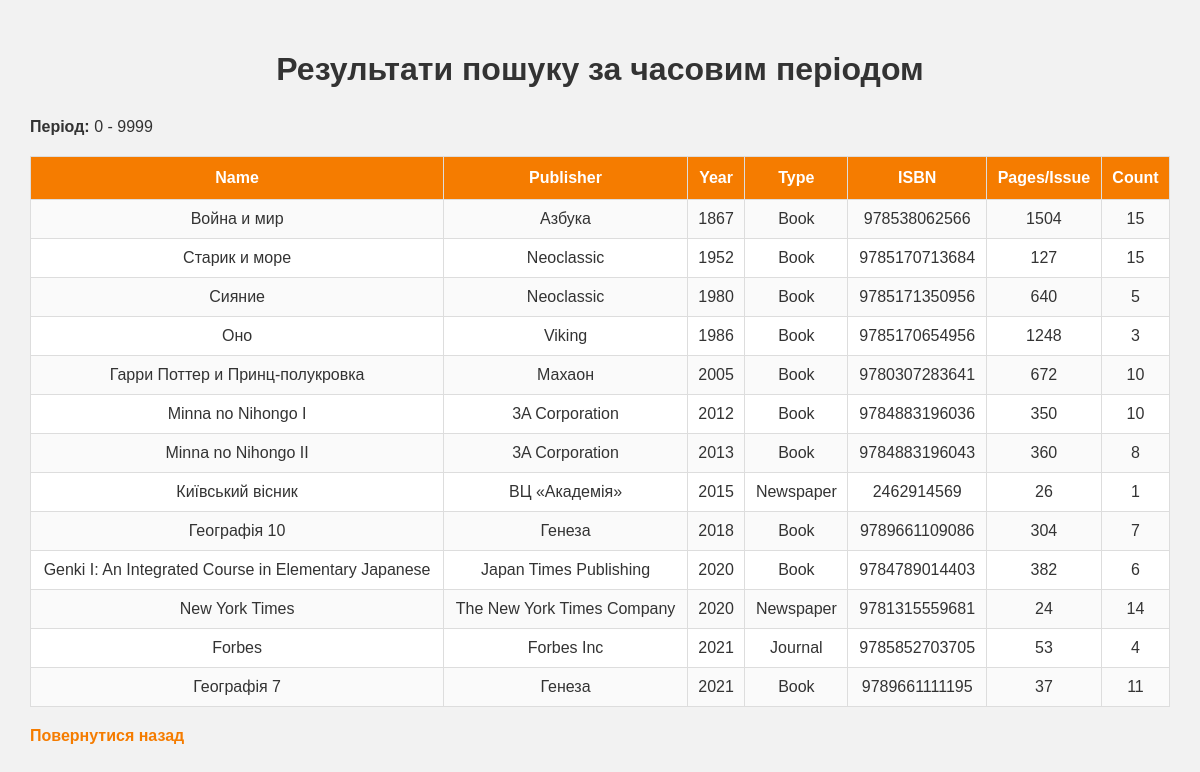
The app's page /period.php with its own data.
### tables this page shows
CREATE TABLE `literature` (
  `Id` int NOT NULL,
  `NAME` varchar(60) NOT NULL,
  `DAT` datetime DEFAULT NULL,
  `YEAR` int DEFAULT NULL,
  `PUBLISHER` varchar(60) DEFAULT NULL,
  `QUANTITY` int DEFAULT NULL,
  `ISBN` bigint UNSIGNED DEFAULT NULL,
  `NUMBER` int DEFAULT NULL,
  `LITERATE` varchar(60) DEFAULT NULL,
  `FID_RES` int DEFAULT NULL
);

### period.php (the view, shortened to what this page needs)
<?php
require_once 'db.php';
$yearFrom = $_GET['year_from'] ?? 0;
$yearTo   = $_GET['year_to'] ?? 9999;
$sql = "SELECT NAME, PUBLISHER, YEAR, LITERATE, ISBN, NUMBER, QUANTITY
        FROM literature
        WHERE YEAR BETWEEN :year_from AND :year_to
          AND LITERATE IN ('Book', 'Journal', 'Newspaper')
        ORDER BY YEAR, NAME";
$stmt = $pdo->prepare($sql);
$stmt->bindValue(':year_from', $yearFrom, PDO::PARAM_INT);
$stmt->bindValue(':year_to', $yearTo, PDO::PARAM_INT);
$stmt->execute();
$rows = $stmt->fetchAll();
?>
<!DOCTYPE html>
<html lang="uk">
<head>
    <link rel="stylesheet" href="style.css">
</head>
<body>
    <h1>Результати пошуку за часовим періодом</h1>
    <p><b>Період:</b> <?= htmlspecialchars($yearFrom) ?> - <?= htmlspecialchars($yearTo) ?></p>
    <?php if ($rows): ?>
        <table>
            <tr>
                <th>Name</th>
                <th>Publisher</th>
                <th>Year</th>
                <th>Type</th>
                <th>ISBN</th>
                <th>Pages/Issue</th>
                <th>Count</th>
            </tr>
            <?php foreach ($rows as $row): ?>
                <tr>
                    <td><?= htmlspecialchars($row['NAME']) ?></td>
                    <td><?= htmlspecialchars($row['PUBLISHER']) ?></td>
                    <td><?= htmlspecialchars($row['YEAR']) ?></td>
                    <td><?= htmlspecialchars($row['LITERATE']) ?></td>
                    <td><?= htmlspecialchars($row['ISBN']) ?></td>
                    <td><?= htmlspecialchars($row['NUMBER']) ?></td>
                    <td><?= htmlspecialchars($row['QUANTITY']) ?></td>
                </tr>
            <?php endforeach; ?>
        </table>
    <?php else: ?>
        <p>Нічого не знайдено.</p>
    <?php endif; ?>
    <p><a href="index.php">Повернутися назад</a></p>
</body>
</html>

### style.css (style rules this page uses)
body { font-family: Arial, sans-serif; background: #f2f2f2; margin: 0; padding: 30px; color: #333; }
h1 { text-align: center; color: #333; margin-bottom: 30px; }
p { margin: 10px 0 20px; }
table { width: 100%; max-width: 1200px; margin: 20px auto; border-collapse: collapse; background: #ffffff; border: 1px solid #d9d9d9; }
th { background: #f57c00; color: white; padding: 12px 10px; text-align: center; border: 1px solid #dddddd; }
td { padding: 10px; text-align: center; border: 1px solid #dddddd; }
tr:nth-child(even) { background: #fafafa; }
a { color: #f57c00; text-decoration: none; font-weight: bold; }

### records on screen
literature: NAME "Война и мир", PUBLISHER "Азбука", YEAR "1867", LITERATE "Book", ISBN "978538062566", NUMBER "1504", QUANTITY "15"
literature: NAME "Старик и море", PUBLISHER "Neoclassic", YEAR "1952", LITERATE "Book", ISBN "9785170713684", NUMBER "127", QUANTITY "15"
literature: NAME "Сияние", PUBLISHER "Neoclassic", YEAR "1980", LITERATE "Book", ISBN "9785171350956", NUMBER "640", QUANTITY "5"
literature: NAME "Оно", PUBLISHER "Viking", YEAR "1986", LITERATE "Book", ISBN "9785170654956", NUMBER "1248", QUANTITY "3"
literature: NAME "Гарри Поттер и Принц-полукровка", PUBLISHER "Махаон", YEAR "2005", LITERATE "Book", ISBN "9780307283641", NUMBER "672", QUANTITY "10"
literature: NAME "Minna no Nihongo I", PUBLISHER "3A Corporation", YEAR "2012", LITERATE "Book", ISBN "9784883196036", NUMBER "350", QUANTITY "10"
literature: NAME "Minna no Nihongo II", PUBLISHER "3A Corporation", YEAR "2013", LITERATE "Book", ISBN "9784883196043", NUMBER "360", QUANTITY "8"
literature: NAME "Київський вісник", PUBLISHER "ВЦ «Академія»", YEAR "2015", LITERATE "Newspaper", ISBN "2462914569", NUMBER "26", QUANTITY "1"
literature: NAME "Географiя 10", PUBLISHER "Генеза", YEAR "2018", LITERATE "Book", ISBN "9789661109086", NUMBER "304", QUANTITY "7"
literature: NAME "Genki I: An Integrated Course in Elementary Japanese", PUBLISHER "Japan Times Publishing", YEAR "2020", LITERATE "Book", ISBN "9784789014403", NUMBER "382", QUANTITY "6"
literature: NAME "New York Times", PUBLISHER "The New York Times Company", YEAR "2020", LITERATE "Newspaper", ISBN "9781315559681", NUMBER "24", QUANTITY "14"
literature: NAME "Forbes", PUBLISHER "Forbes Inc", YEAR "2021", LITERATE "Journal", ISBN "9785852703705", NUMBER "53", QUANTITY "4"
literature: NAME "Географія 7", PUBLISHER "Генеза", YEAR "2021", LITERATE "Book", ISBN "9789661111195", NUMBER "37", QUANTITY "11"

### other values on screen
$yearFrom "0"
$yearTo "9999"
